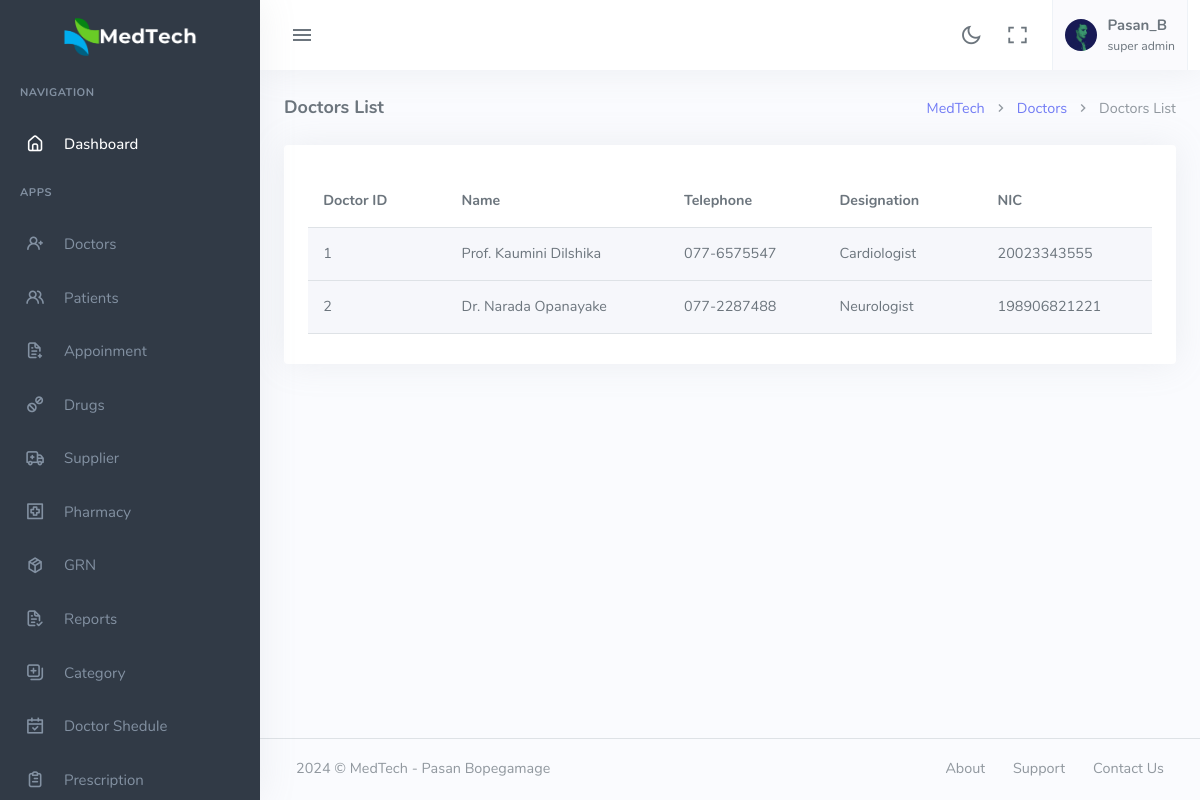
Screenshot of /home.php?page=list-doctor (signed in) with the database file from the repository.
### tables this page shows
CREATE TABLE `user` (
  `User_Id` int(5) NOT NULL,
  `UserName` varchar(255) DEFAULT NULL,
  `Password` varchar(255) DEFAULT NULL,
  `Email` varchar(255) DEFAULT NULL,
  `Role_Id` int(11) DEFAULT NULL,
  `Enable` int(1) DEFAULT NULL
);

CREATE TABLE `user_roles` (
  `Role_Id` int(11) NOT NULL,
  `RoleName` varchar(255) DEFAULT NULL
);

CREATE TABLE `doctor` (
  `Doctor_Id` int(11) NOT NULL,
  `Title` varchar(10) DEFAULT NULL,
  `FirstName` varchar(255) DEFAULT NULL,
  `LastName` varchar(255) DEFAULT NULL,
  `Telphone` varchar(20) DEFAULT NULL,
  `Address` varchar(255) DEFAULT NULL,
  `Designation` varchar(255) DEFAULT NULL,
  `NIC` varchar(15) DEFAULT NULL,
  `Gender` varchar(10) DEFAULT NULL,
  `Doc_charge` float(11,2) NOT NULL,
  `Login_Id` int(5) NOT NULL
);

### db-config.php (called while the page is built)
<?php
$sql_server = 'localhost';
$sql_username = 'root';
$sql_password = '';
$sql_database = 'medtech';
?>

### class/user.php (called while the page is built, shortened)
<?php
class User
{
    private $sqlcon;
    public function __construct()
    {
        if (file_exists('../db-config.php')) {
            include '../db-config.php';
        } else {
            include 'db-config.php';
        }
        $this->sqlcon = mysqli_connect($sql_server, $sql_username, $sql_password, $sql_database);
    }
    public function get_userdet_byemail($user_email, $col)
    {
        $sql_get_rolls = "SELECT * FROM user WHERE Email='$user_email'";
        $res_get_rolls = mysqli_query($this->sqlcon, $sql_get_rolls);
        $row_get_rolls = mysqli_fetch_array($res_get_rolls);
        return $row_get_rolls[$col];
    }
    public function get_userrole($roll_id)
    {
        $sql_get_role = "SELECT * FROM user_roles WHERE Role_Id = $roll_id";
        $res_get_role = mysqli_query($this->sqlcon, $sql_get_role);
        $row_get_role = mysqli_fetch_array($res_get_role);
        return $row_get_role["RoleName"];
    }
}
?>

### class/doctor.php (the view, shortened to what this page needs)
<?php
class Doctor
{
    private $sqlcon;
    public function __construct()
    {
        if (file_exists('../db-config.php')) {
            include '../db-config.php';
        } else {
            include 'db-config.php';
        }
        $this->sqlcon = mysqli_connect($sql_server, $sql_username, $sql_password, $sql_database);
    }
    public function list_doctor()
    {
        echo "<tbody>";
        $sql_getdoc = "SELECT * FROM doctor";
        $res_getdoc = mysqli_query($this->sqlcon, $sql_getdoc);
        while ($row_doc = mysqli_fetch_array($res_getdoc)) {
            echo "<tr><td>" . $row_doc['Doctor_Id'] . "</td>";
            echo "<td>" . $row_doc['Title'] . " " . $row_doc['FirstName'] . " " . $row_doc['LastName'] . "</td>";
            echo "<td>" . $row_doc['Telphone'] . "</td>";
            echo "<td>" . $row_doc['Designation'] . "</td>";
            echo "<td>" . $row_doc['NIC'] . "</td>";
            echo "<tr>";
        }
        echo "</tbody>";
    }
}
?>

### menu/top_menu.php (shortened to what this page needs)
<?php
include 'class/doctor.php';
$doctor = new Doctor();
if (!isset($_SESSION["username"])) {
    ?>
    <script>window.location.replace("logout.php");</script>
    <?php
} else {
    $user_email = $_SESSION["username"];
    include 'class/user.php';
    $user = new User();
    $roll_id = $user->get_userdet_byemail($user_email, 'Role_Id');
    $uname = $user->get_userdet_byemail($user_email, 'UserName');
    $uid = $user->get_userdet_byemail($user_email, 'User_Id');
    if ($roll_id == '2') {
        $lable_name = $doctor->getdet_byID($uid, 'FirstName');
        $doc_id = $doctor->getdet_byID($uid, 'Doctor_Id');
    } else {
        $lable_name = $uname;
    }
    $Role_name = $user->get_userrole($roll_id);
}
?>
<div class="navbar-custom">
    <div class="topbar container-fluid">
        <div class="d-flex align-items-center gap-lg-2 gap-1">
            <button class="button-toggle-menu">
                <i class="mdi mdi-menu"></i>
            </button>
        </div>
        <ul class="topbar-menu d-flex align-items-center gap-3">
            <li class="d-none d-sm-inline-block">
                <div class="nav-link" id="light-dark-mode" data-bs-toggle="tooltip" data-bs-placement="left"
                    title="Theme Mode">
                    <i class="ri-moon-line font-22"></i>
                </div>
            </li>
            <li class="d-none d-md-inline-block">
                <a class="nav-link" href="#" data-toggle="fullscreen">
                    <i class="ri-fullscreen-line font-22"></i>
                </a>
            </li>
            <li class="dropdown">
                <a class="nav-link dropdown-toggle arrow-none nav-user px-2" data-bs-toggle="dropdown" href="#"
                    role="button" aria-haspopup="false" aria-expanded="false">
                    <span class="account-user-avatar">
                        <img src="assets/images/users/avatar-1.jpg" alt="user-image" width="32" class="rounded-circle">
                    </span>
                    <span class="d-lg-flex flex-column gap-1 d-none">
                        <h5 class="my-0">
                            <?php echo $lable_name; ?>
                        </h5>
                        <h6 class="my-0 fw-normal">
                            <?php echo $Role_name; ?>
                        </h6>
                    </span>
                </a>
            </li>
        </ul>
    </div>
</div>

### rows the page displays
user: UserName "Pasan_B", Role_Id.RoleName "super admin"
doctor: Doctor_Id "1", Title "Prof.", FirstName "Kaumini", LastName "Dilshika", Telphone "077-6575547", Designation "Cardiologist", NIC "20023343555"
doctor: Doctor_Id "2", Title "Dr.", FirstName "Narada", LastName "Opanayake", Telphone "077-2287488", Designation "Neurologist", NIC "198906821221"
